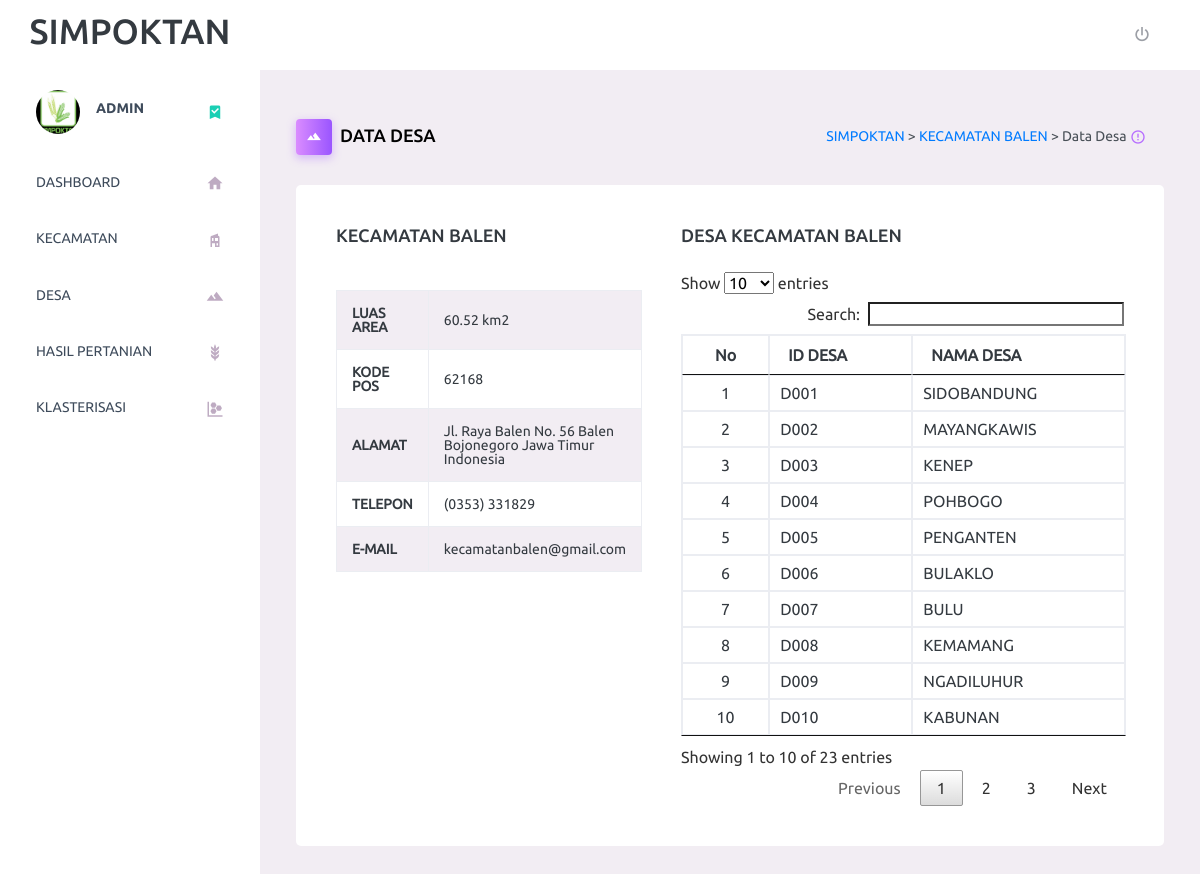
The page /c_desa/detail_desa/K01/BALEN on the database its author committed.
### tables this page shows
CREATE TABLE `kecamatan` (
  `id_kecamatan` varchar(20) NOT NULL,
  `nama_kecamatan` varchar(20) NOT NULL,
  `jumlah_desa` int(11) NOT NULL,
  `luas_area` varchar(20) NOT NULL,
  `kode_pos` varchar(20) NOT NULL,
  `alamat` varchar(100) NOT NULL,
  `telepon` varchar(20) NOT NULL,
  `email` varchar(50) NOT NULL
);

CREATE TABLE `desa` (
  `id_desa` varchar(20) NOT NULL,
  `nama_desa` varchar(20) NOT NULL,
  `id_kecamatan` varchar(20) NOT NULL
);

### application/controllers/C_desa.php (called while the page is built, shortened)
<?php
	class C_desa extends CI_Controller{
		public function detail_desa($id_kecamatan,$nama_kecamatan){
			$where = array('id_kecamatan' => $id_kecamatan);
			$data['desa'] = $this->M_data->get_where('desa',$where);
			$data['kecamatan'] = $this->M_data->get_where('kecamatan',$where);
			$data['nama_kecamatan'] = $nama_kecamatan;
				$this->load->view('V_link');
				$this->load->view('V_navbar');
				$this->load->view('V_detaildesa',$data);
		}
}
 ?>

### index.php (called while the page is built, shortened)
<?php
require_once BASEPATH.'core/CodeIgniter.php';

### application/models/M_data.php (called while the page is built, shortened)
<?php
class M_data extends CI_Model{
	public function get_where($nama_table,$where){
		return $this->db->get_where($nama_table,$where)->result();
	}
}
 ?>

### application/views/V_detaildesa.php (the view, shortened to what this page needs)
<body>
      <div class="main-panel">
        <div class="content-wrapper">
          <div class="page-header">
                  <h3 class="page-title">
                    <span class="page-title-icon bg-gradient-primary text-white mr-2">
                      <i class="mdi mdi-image-filter-hdr"></i>
                    </span>DATA DESA
                  </h3>
                  <nav aria-label="breadcrumb">
                    <ul class="breadcrumb">
                      <li class="breadcrumb-item active" aria-current="page">
                        <span>
                          <a href="<?= site_url('C_dashboard/breadcrumb') ?>">SIMPOKTAN </a>>
                          <a href="<?php echo base_url('c_kecamatan')?>">KECAMATAN <a href="<?= site_url('c_kecamatan') ?>"><?= $nama_kecamatan ?></a> > Data Desa
                        </span>
                        <i class="mdi mdi-alert-circle-outline icon-sm text-primary align-middle"></i>
                      </li>
                    </ul>
                  </nav>
            </div>
          <section class="content">
              <div class="card">
              <div class="card-body">
                <div class="row">
                  <div class="col-md-5">
                    <h4>KECAMATAN <?= $nama_kecamatan ?></h4>
                    <br>
                      <br>
                      <table class="table table-bordered table-striped" >
                            <tbody>
                                 <?php
                                 foreach ($kecamatan as $kc) :
                                 ?>
                                <tr><td><b>LUAS AREA</b></td><td><?php echo $kc->luas_area ?> km2</td></tr>
                                <tr><td><b>KODE POS</b></td><td><?php echo $kc->kode_pos ?></td></tr>
                                <tr><td><b>ALAMAT</b></td><td><?php echo $kc->alamat ?></td></tr>
                                <tr><td><b>TELEPON</b></td><td><?php echo $kc->telepon ?></td></tr>
                                <tr><td><b>E-MAIL</b></td><td><?php echo $kc->email ?></td></tr>
                                <?php endforeach; ?>
                           </tbody>
                      </table>
                  </div>
          <br>
          <br>
          <br>
          <div class="col-md-7">
          <h4>DESA KECAMATAN <?= $nama_kecamatan ?></h4>
          <br>
              <table class="table-bordered" id="myTable2">
                <thead>
                  <tr>
                      <th><center>No</center></th>
                      <th>ID DESA</th>
                      <th>NAMA DESA</th>
                  </tr>
                </thead>
                <tbody>
                         <?php
                         $no = 1;
                         foreach ($desa as $ds) :
                         ?>
                  <tr>
                        <td><center><?php echo $no++ ?></center></td>
                        <td><?php echo $ds->id_desa ?></td>
                        <td><?php echo $ds->nama_desa ?></td>
                  </tr>
                        <?php endforeach; ?>
          </table>
          </div>
          </div>
        </div>
        </section>
      </div>
    </div>

### rows shown on the page
kecamatan: luas_area "60.52", kode_pos "62168", alamat "Jl. Raya Balen No. 56 Balen Bojonegoro Jawa Timur Indonesia", telepon "(0353) 331829", email "kecamatanbalen@gmail.com"
desa: id_desa "D001", nama_desa "SIDOBANDUNG"
desa: id_desa "D002", nama_desa "MAYANGKAWIS"
desa: id_desa "D003", nama_desa "KENEP"
desa: id_desa "D004", nama_desa "POHBOGO"
desa: id_desa "D005", nama_desa "PENGANTEN"
desa: id_desa "D006", nama_desa "BULAKLO"
desa: id_desa "D007", nama_desa "BULU"
desa: id_desa "D008", nama_desa "KEMAMANG"
desa: id_desa "D009", nama_desa "NGADILUHUR"
desa: id_desa "D010", nama_desa "KABUNAN"

### other values the page prints
$nama_kecamatan "BALEN"
